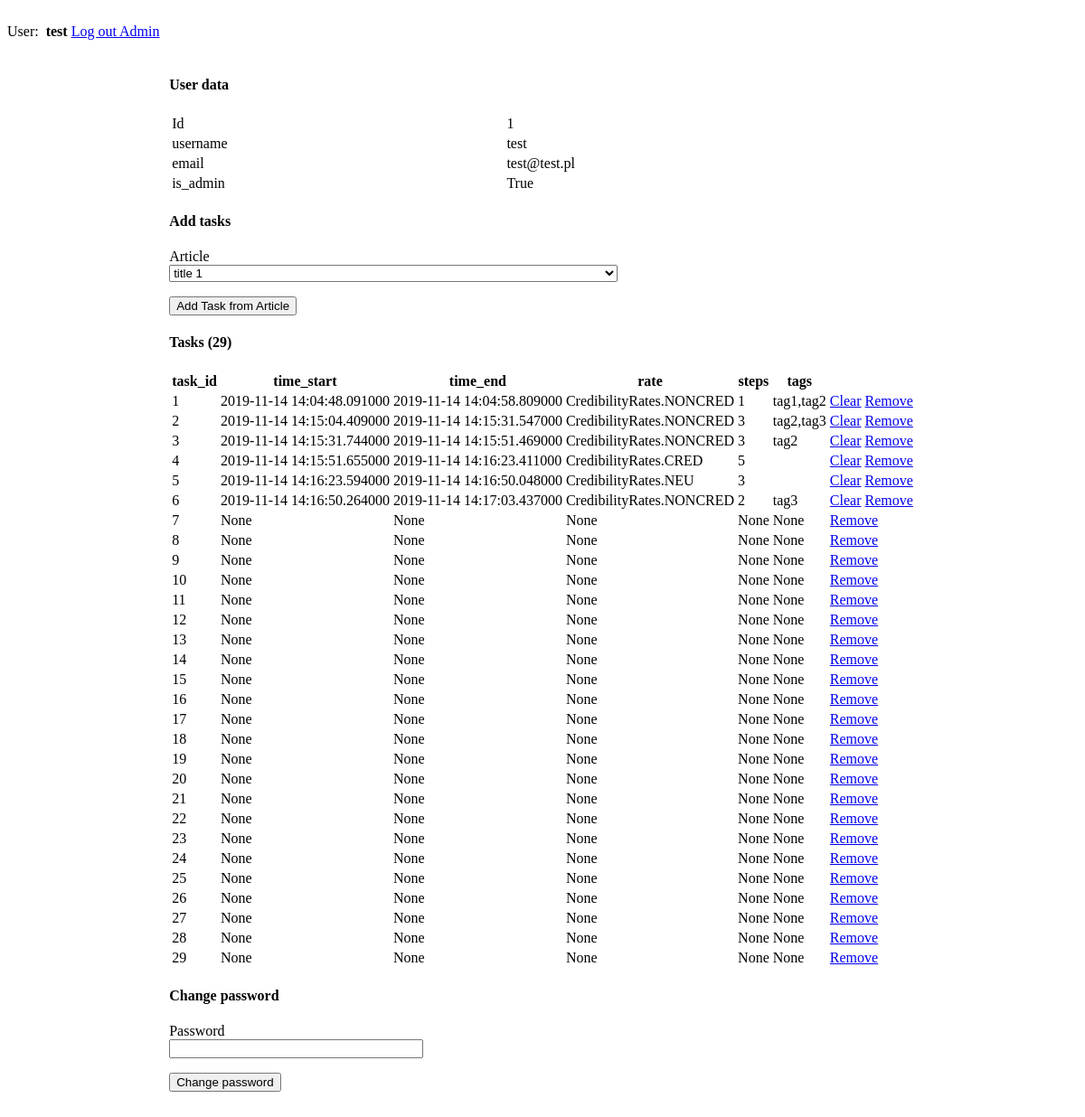
The page /admin/user/1 (signed in) on the database its author committed.
### app/models.py (models this page shows, shortened)
class User(UserMixin, db.Model):
    id = db.Column(db.Integer, primary_key=True)
    username = db.Column(db.String(64), index=True, unique=True)
    email = db.Column(db.String(120), index=True, unique=True)
    password_hash = db.Column(db.String(128))
    is_admin = db.Column(db.Boolean, default=False)
    tasks = db.relationship('Task', backref='user')
    @property
    def is_authenticated(self):
        return True

class Task(db.Model):
    task_id = db.Column(db.Integer, primary_key=True)
    sentence_id = db.Column(db.Integer, db.ForeignKey('sentence.sentence_id'), unique=True)
    user_id = db.Column(db.Integer, db.ForeignKey('user.id'))
    time_start = db.Column(db.DateTime)
    time_end = db.Column(db.DateTime)
    rate = db.Column(db.Enum(CredibilityRates))
    steps = db.Column(db.Integer)
    tags = db.Column(db.String(200))

### app/admin/routes.py (the view)
@bp_admin.route('/user/<int:user_id>', methods=['GET', 'POST'])
@login_required
def user_details(user_id):
    if not current_user.is_admin:
        return redirect("/")
    articles = Article.query.filter(Article.title is not None).all()
    arts = [(i.article_id, i.title) for i in articles]
    form = ChangePasswordForm()
    taskForm = UserTaskForm()
    taskForm.article.choices = arts
    user = User.query.filter_by(id=user_id).outerjoin(Task).first()
    if not user:
        flash('User not found')
        return redirect(url_for('admin'))
    return render_template(
        'user_admin.html',
        itle=user.username,
        user=user,
        form=form,
        taskForm=taskForm,
        articles=articles
    )

### app/admin/forms.py
class ChangePasswordForm(FlaskForm):
    password = PasswordField('Password', validators=[DataRequired()])
    submit = SubmitField('Change password')

class UserTaskForm(FlaskForm):
    article = SelectField('Article', choices=[], coerce=int)
    submit = SubmitField('Add Task from Article')

### app/__init__.py (called while the page is built)
@login_manager.user_loader
def load_user(user_id):
    return models.User.query.get(user_id)

### app/admin/templates/user_admin.html (shortened to what this page needs)
{% extends "base.html" %}
{% block content %}
<div>
    <h4>User data</h4>
    <table class="mdl-data-table mdl-data-table--selectable mdl-shadow--2dp admin-user-table">
        <tbody>
            <tr>
                <td>Id</td>
                <td>{{ user.id }}</td>
            </tr>
            <tr>
                <td>username</td>
                <td>{{ user.username }}</td>
            </tr>
            <tr>
                <td>email</td>
                <td>{{ user.email }}</td>
            </tr>
            <tr>
                <td>is_admin</td>
                <td>{{ user.is_admin }}</td>
            </tr>
        </tbody>
    </table>
    <h4>Add tasks</h4>
    <form action="{{ url_for('admin.add_tasks', user_id=user.id) }}" method="post" novalidate>
        <div class="mdl-textfield mdl-js-textfield mdl-textfield--floating-label">
            {{ taskForm.article.label(class_="mdl-textfield__label") }}<br>
            {{ taskForm.article(class_="mdl-textfield__input") }}
        </div>
        <p>{{ taskForm.submit(class_="mdl-button mdl-js-button mdl-button--raised mdl-button--colored") }}</p>
    </form>
    {%  if user.tasks.__len__() > 0 %}
        <h4>Tasks ({{ user.tasks.__len__() }})</h4>
        <table class="mdl-data-table mdl-data-table--selectable mdl-shadow--2dp admin-user-table">
            <thead>
            <th>task_id</th>
            <th>time_start</th>
            <th>time_end</th>
            <th>rate</th>
            <th>steps</th>
            <th>tags</th>
            <th></th>
            </thead>
            <tbody>
            {% for task in user.tasks %}
                <tr>
                    <td>{{ task.task_id }}</td>
                    <td>{{ task.time_start }}</td>
                    <td>{{ task.time_end}}</td>
                    <td>{{ task.rate}}</td>
                    <td>{{ task.steps}}</td>
                    <td>{{ task.tags}}</td>
                    <td>
                       {% if(task.rate) %}
                           <a href="{{ url_for('admin.clear_task', user_id=user.id, task_id=task.task_id) }}">Clear</a>
                        {% endif %}
                        <a href="{{ url_for('admin.remove_task', user_id=user.id, task_id=task.task_id) }}">Remove</a>
                    </td>
                </tr>
            {% endfor %}
            </tbody>
        </table>
    {% endif %}
    <h4>Change password</h4>
    <form action="{{ url_for('admin.change_password', user_id=user.id) }}" method="post" novalidate>
        <div class="mdl-card__supporting-text">
            <div class="mdl-textfield mdl-js-textfield">
                {{ form.password.label(class_="mdl-textfield__label") }}<br>
                {{ form.password(size=32, class_="mdl-textfield__input") }}
            </div>
            <p>{{ form.submit(class_="mdl-button mdl-js-button mdl-button--raised mdl-button--colored") }}</p>
        </div>
    </form>
</div>
{% endblock %}

### app/templates/base.html (shortened to what this page needs)
<!DOCTYPE html>
<html>
    <head>
        <link rel="stylesheet" href="https://code.getmdl.io/1.3.0/material.blue-pink.min.css" />
        <link rel="stylesheet" href="{{ url_for('static', filename='css/main.css') }}">
    </head>
    <body class="mdl-color--grey-100">
        <div class="mdl-layout mdl-js-layout mdl-layout--fixed-header">
            <header class="mdl-layout__header">
                <div class="mdl-layout__header-row">
                    <a class="main-title" href="{{ url_for("index") }}" class="mdl-layout-title">Credibility of the medical web content</a>
                    <nav class="mdl-navigation mdl-layout--large-screen-only">
                        {% if current_user.is_authenticated %}
                            User: <strong>&nbsp;{{ current_user.username }}</strong>
                            <a class="mdl-navigation__link" href="{{ url_for('logout') }}">
                                Log out
                            </a>
                            {% if current_user.is_admin %}
                                <a class="mdl-navigation__link" href="{{ url_for('admin.admin') }}">
                                    Admin
                                </a>
                            {%  endif %}
                        {% endif %}
                    </nav>
                </div>
            </header>
            <main class="mdl-layout__content">
                <div class="page-content">
                    {% block content %}{% endblock %}
                </div>
            </main>
        </div>
    </body>
</html>

### app/static/css/main.css (style rules this page uses)
.page-content { display: flex; justify-content: center; padding: 20px 0; }
.admin-user-table { width: 100%; }
.main-title { color: #fff; text-decoration: none; }

### rows shown on the page
User: username "test", id "1", email "test@test.pl", is_admin "True"
Task: task_id "1", time_start "2019-11-14 14:04:48.091000", time_end "2019-11-14 14:04:58.809000", rate "CredibilityRates.NONCRED", steps "1", tags "tag1,tag2"
Task: task_id "2", time_start "2019-11-14 14:15:04.409000", time_end "2019-11-14 14:15:31.547000", rate "CredibilityRates.NONCRED", steps "3", tags "tag2,tag3"
Task: task_id "3", time_start "2019-11-14 14:15:31.744000", time_end "2019-11-14 14:15:51.469000", rate "CredibilityRates.NONCRED", steps "3", tags "tag2"
Task: task_id "4", time_start "2019-11-14 14:15:51.655000", time_end "2019-11-14 14:16:23.411000", rate "CredibilityRates.CRED", steps "5"
Task: task_id "5", time_start "2019-11-14 14:16:23.594000", time_end "2019-11-14 14:16:50.048000", rate "CredibilityRates.NEU", steps "3"
Task: task_id "6", time_start "2019-11-14 14:16:50.264000", time_end "2019-11-14 14:17:03.437000", rate "CredibilityRates.NONCRED", steps "2", tags "tag3"
Task: task_id "7", time_start "None", time_end "None", rate "None", steps "None", tags "None"
Task: task_id "8", time_start "None", time_end "None", rate "None", steps "None", tags "None"
Task: task_id "9", time_start "None", time_end "None", rate "None", steps "None", tags "None"
Task: task_id "10", time_start "None", time_end "None", rate "None", steps "None", tags "None"
Task: task_id "11", time_start "None", time_end "None", rate "None", steps "None", tags "None"
Task: task_id "12", time_start "None", time_end "None", rate "None", steps "None", tags "None"
Task: task_id "13", time_start "None", time_end "None", rate "None", steps "None", tags "None"
Task: task_id "14", time_start "None", time_end "None", rate "None", steps "None", tags "None"
Task: task_id "15", time_start "None", time_end "None", rate "None", steps "None", tags "None"
Task: task_id "16", time_start "None", time_end "None", rate "None", steps "None", tags "None"
Task: task_id "17", time_start "None", time_end "None", rate "None", steps "None", tags "None"
Task: task_id "18", time_start "None", time_end "None", rate "None", steps "None", tags "None"
Task: task_id "19", time_start "None", time_end "None", rate "None", steps "None", tags "None"
Task: task_id "20", time_start "None", time_end "None", rate "None", steps "None", tags "None"
Task: task_id "21", time_start "None", time_end "None", rate "None", steps "None", tags "None"
Task: task_id "22", time_start "None", time_end "None", rate "None", steps "None", tags "None"
Task: task_id "23", time_start "None", time_end "None", rate "None", steps "None", tags "None"
Task: task_id "24", time_start "None", time_end "None", rate "None", steps "None", tags "None"
Task: task_id "25", time_start "None", time_end "None", rate "None", steps "None", tags "None"
Task: task_id "26", time_start "None", time_end "None", rate "None", steps "None", tags "None"
Task: task_id "27", time_start "None", time_end "None", rate "None", steps "None", tags "None"
Task: task_id "28", time_start "None", time_end "None", rate "None", steps "None", tags "None"
Task: task_id "29", time_start "None", time_end "None", rate "None", steps "None", tags "None"

### other values the page prints
{{ taskForm.article.label(class_="mdl-textfield__label") }} "Article"
{{ user.tasks.__len__() }} "29"
